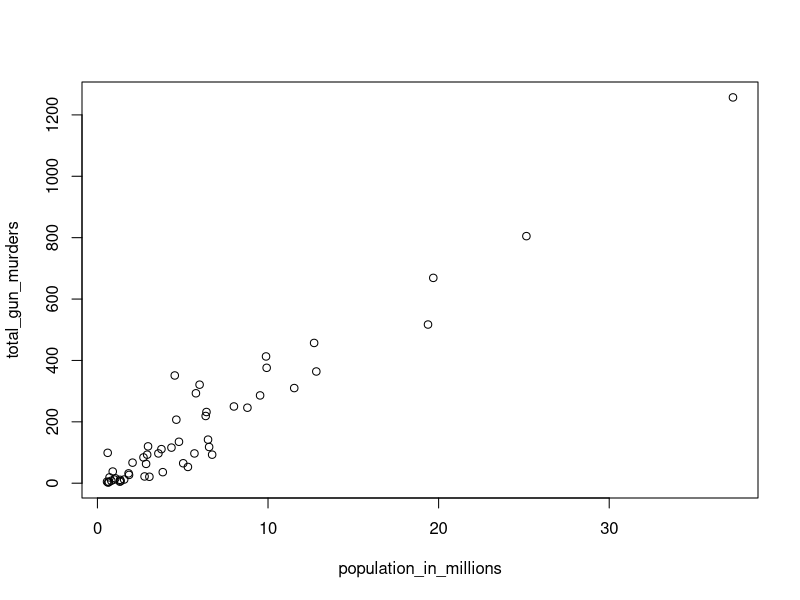
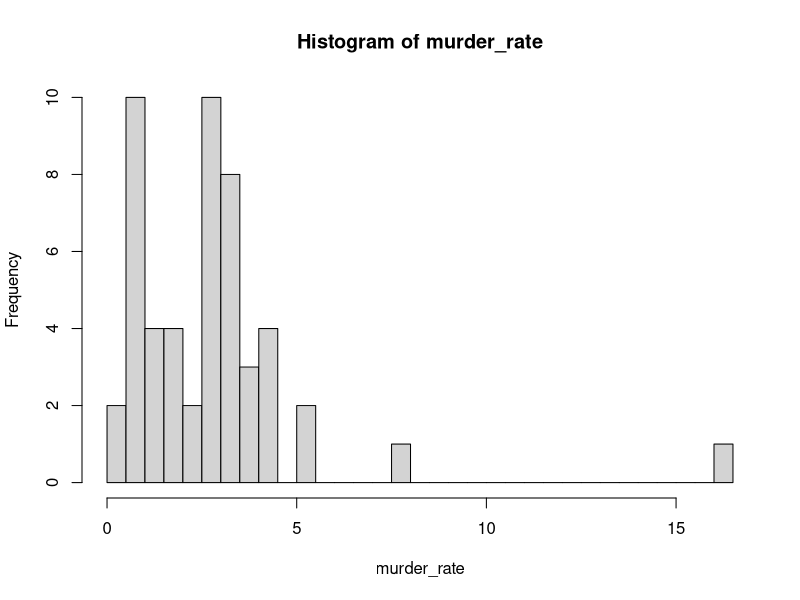
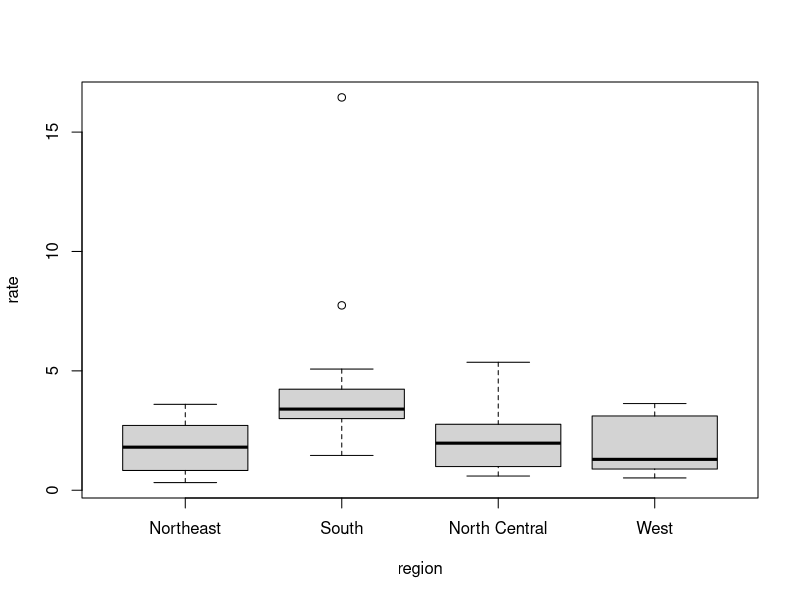
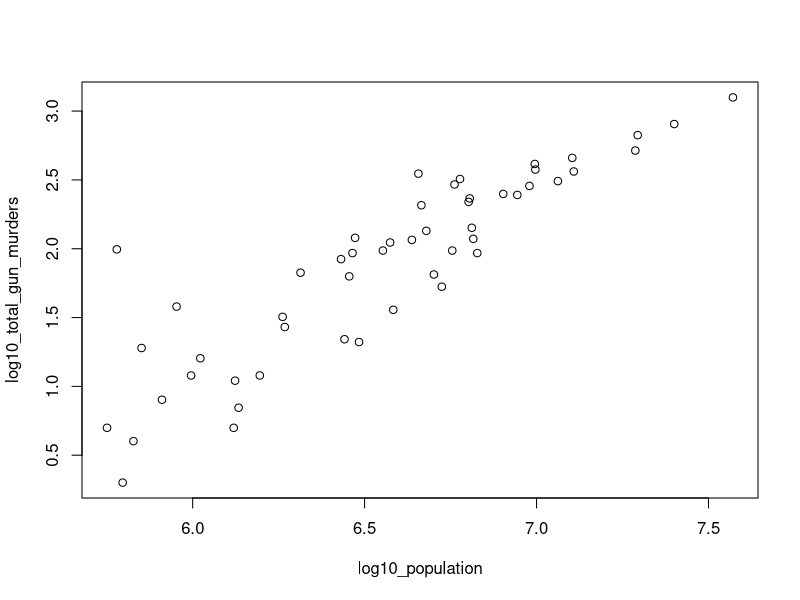
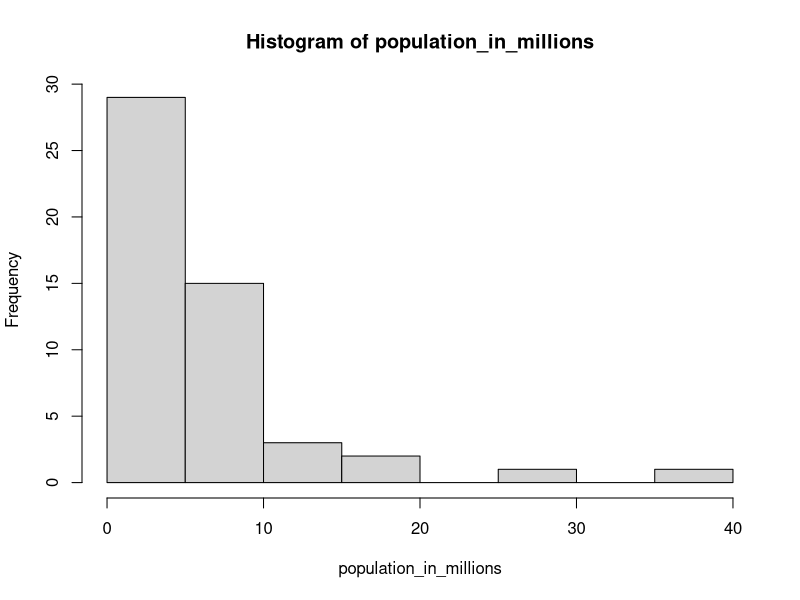
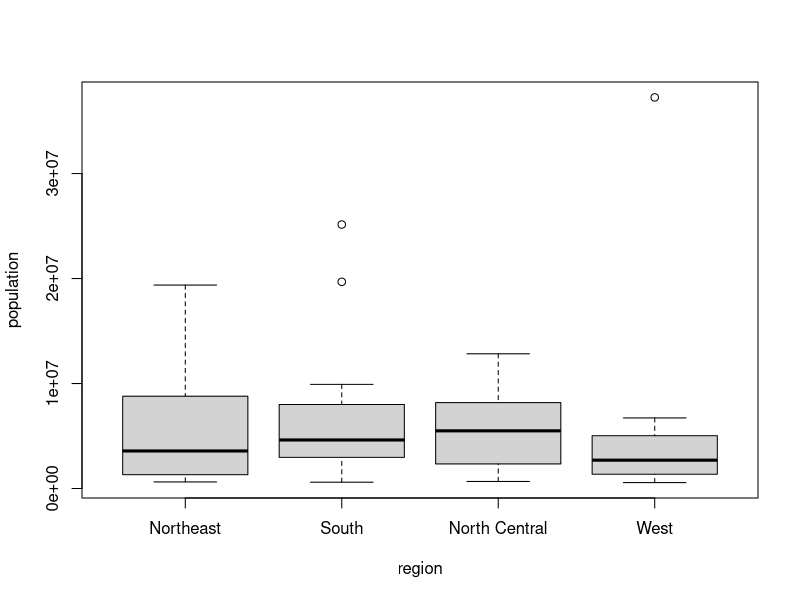
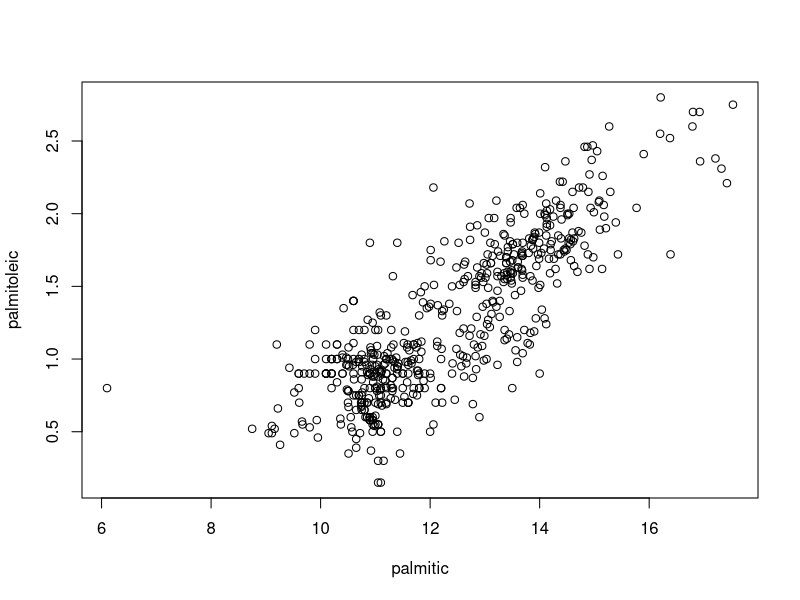
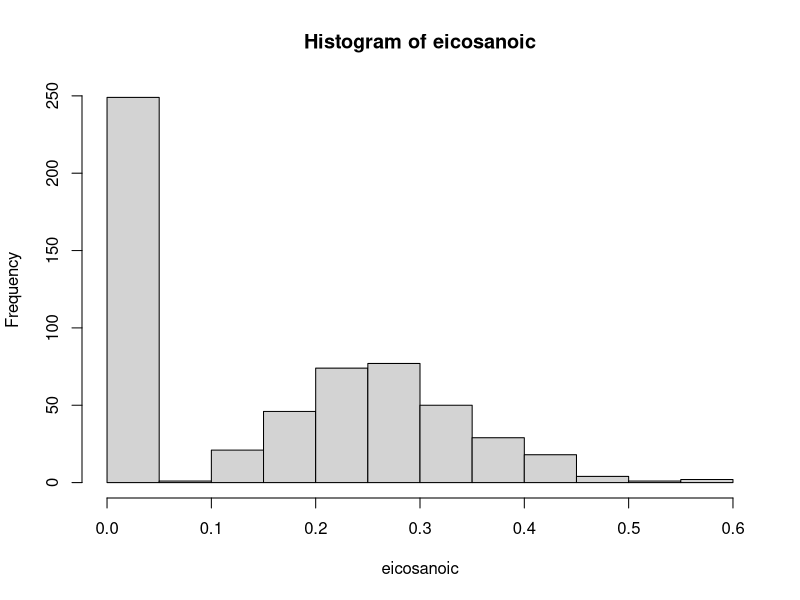

Write R code to recreate these figures, in order.
## ---- chunk 1
knitr::opts_chunk$set(echo = TRUE)
## ---- chunk 2
library(dslabs)
data("murders")
murder_rate <- murders$total/murders$population*100000
## ---- chunk 3
index <- murder_rate <= 0.71
index
## ---- chunk 4
murders$state[index]
## ---- chunk 5
sum(index)
## ---- chunk 6
west <- murders$region == "West"
safe <- murder_rate <= 1
# index <- west & safe
murders$state[west & safe]
## ---- chunk 7
x <- c(FALSE, TRUE, FALSE, TRUE, TRUE, FALSE)
which(x)
## ---- chunk 8
index <- which(murders$state == "Massachusetts")
murder_rate[index]
## ---- chunk 9
index <- match(c("New York", "Florida", "Texas"), murders$state)
murders$state[index]
## ---- chunk 10
murder_rate[index]
## ---- chunk 11
x <- c("a", "b", "c", "d", "e")
y <- c("a", "d", "f")
y %in% x
## ---- chunk 12
c("Boston", "Dakota", "Washington") %in% murders$state
## ---- chunk 13
murder_rate <- murders$total / murders$population * 100000
low <- murders$state[murder_rate <= 1]
low
## ---- chunk 14
which(murder_rate < 1)
## ---- chunk 15
low <- murder_rate < 1
murders$state[low]
## ---- chunk 16
low <- murder_rate < 1
ind <- low & murders$region == "Northeast"
murders$state[low & ind]
## ---- chunk 17
avg <- mean(murder_rate)
sum(murder_rate < avg)
## ---- chunk 18
abbs <- c("AK", "MI", "IA")
ind <- match(abbs, murders$abb)
murders$state[ind]
## ---- chunk 19
abbs <- c("MA", "ME", "MI", "MO", "MU")
abbs %in% murders$abb
## ---- chunk 20
ind <- which(!abbs %in% murders$abb)
abbs[ind]
## ---- chunk 21
library(dplyr)
library(dslabs)
murders <- mutate(murders, rate = total/population*100000)
head(murders)
## ---- chunk 22
filter(murders, rate <= 0.71)
## ---- chunk 23
new_table <- select(murders, state, region, rate)
filter(new_table, rate <= 0.71)
## ---- chunk 24
murders %>% select(state, region, rate) %>% filter(rate <= 0.71)
## ---- chunk 25
grades <- data.frame(names = c("John", "Juan", "Jean", "Yao"),
                     exam_1 = c(95, 80, 90, 85),
                     exam_2 = c(90, 85, 85, 90))
grades
## ---- chunk 26
class(grades$names)
## ---- chunk 27
murders <- mutate(murders, rate = total/population*100000)
## ---- chunk 28
murders <- mutate(murders, rank = rank(-rate))
## ---- chunk 29
select(murders, state, abb)
## ---- chunk 30
murders <- mutate(murders, rate = total/population * 100000, rank = rank(-rate))
filter(murders, rank < 6)
## ---- chunk 31
no_south <- filter(murders, region != "South")
nrow(no_south)
## ---- chunk 32
murders_nw <- filter(murders, region %in% c("Northeast", "West"))
nrow(murders_nw)
## ---- chunk 33
my_states <- filter(murders, region %in% c("Northeast", "West") & rate < 1)
select(my_states, state, rate, rank)
## ---- chunk 34
filter(murders, region %in% c("Northeast", "West") & rate < 1) %>% select(state, rate, rank)
## ---- chunk 35
data("murders")
my_states <- murders %>% mutate(rate = total/population*100000, rank = rank(-rate)) %>% 
  filter(region %in% c("Northeast", "West") & rate < 1) %>% 
  select(state, rate, rank)
my_states
## ---- chunk 36
population_in_millions <- murders$population/10^6
total_gun_murders <- murders$total
plot(population_in_millions, total_gun_murders)
## ---- chunk 37
hist(murder_rate, breaks = 50)
## ---- chunk 38
murders$state[which.max(murder_rate)]
## ---- chunk 39
murders <- mutate(murders, rate = total/population*100000)
boxplot(rate~region, data = murders)
## ---- chunk 40
data(murders)
log10_population <- log10(murders$population)
log10_total_gun_murders <- log10(murders$total)
plot(log10_population, log10_total_gun_murders)
## ---- chunk 41
population_in_millions <- murders$population/10^6
hist(population_in_millions)
## ---- chunk 42
boxplot(population~region, data = murders)
## ---- chunk 43
library(dslabs)
data("heights")
options(digits = 3)
## ---- chunk 44
str(heights)
## ---- chunk 45
length(heights$height[heights$height > mean(heights$height)])
## ---- chunk 46
length(heights$height[heights$height > mean(heights$height) & heights$sex == "Female"])

## ---- chunk 47
mean(heights$sex == "Female")
## ---- chunk 48
min(heights$height)
## ---- chunk 49
match(50, heights$height)
## ---- chunk 50
heights$sex[1032]
## ---- chunk 51
max(heights$height)
## ---- chunk 52
x <- min(ceiling(heights$height)): max(floor(heights$height))
x
## ---- chunk 53
library(dplyr)
x <- 50:82
sum(!(x %in% heights$height))
## ---- chunk 54
heights2 <- heights %>% mutate(ht_cm = height*2.54)
heights2$ht_cm[18]
## ---- chunk 55
mean(heights2$ht_cm)
## ---- chunk 56
heights2 %>% filter(sex == "Female") %>% nrow()
## ---- chunk 57
heights2 %>% filter(sex == "Female") %>% select(ht_cm) %>% unlist() %>% mean()
## ---- chunk 58
heights2 %>% filter(sex == "Female") %>% select(ht_cm) %>% summarize(mean(ht_cm))
## ---- chunk 59
data("olive")
head(olive)
## ---- chunk 60
str(olive)
## ---- chunk 61
palmitic <- olive %>% select(palmitic) %>% unlist()
palmitoleic <- olive %>% select(palmitoleic) %>% unlist()
plot(palmitic, palmitoleic)
## ---- chunk 62
eicosanoic <- olive %>% select(eicosenoic) %>% unlist()
hist(eicosanoic)
## ---- chunk 63
boxplot(olive$palmitic ~ olive$region)
